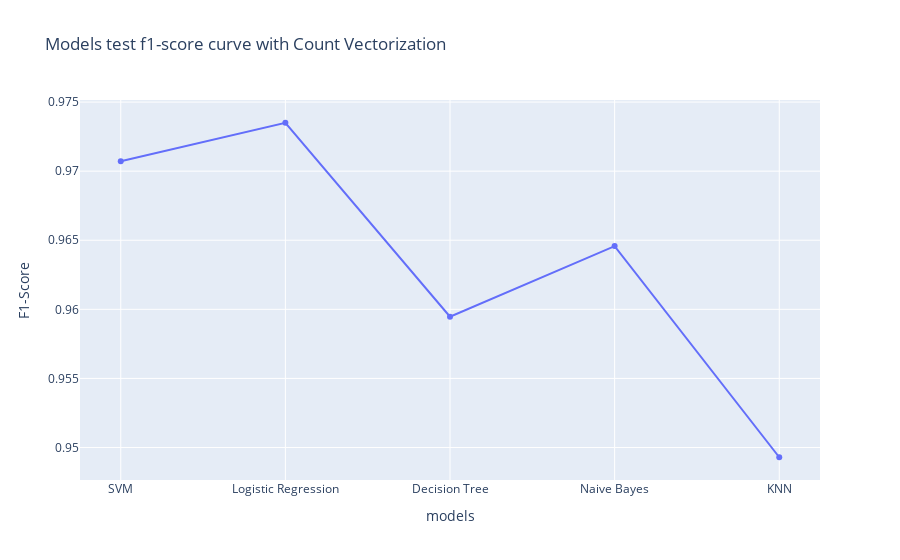

Source (notebook cell):
### Code cell
x_data_f1 = [svc_f1,lr_f1,dt_f1,nb_f1,knn_f1]
px.line(x=y_data,y=x_data_precision,title="Models test f1-score curve with Count Vectorization",labels={'x':'models','y':'F1-Score'},markers='o')

### Figure 1 — Plotly figure (JSON) as saved in the notebook; plotly's stock layout.template omitted (floating-point values rounded to 4 significant figures)
{"data": [{"hovertemplate": "models=%{x}<br>F1-Score=%{y}<extra></extra>", "legendgroup": "", "line": {"color": "#636efa", "dash": "solid"}, "marker": {"symbol": "circle"}, "mode": "lines+markers", "name": "", "orientation": "v", "showlegend": false, "type": "scatter", "x": ["SVM", "Logistic Regression", "Decision Tree", "Naive Bayes", "KNN"], "xaxis": "x", "y": [0.9707, 0.9735, 0.9595, 0.9646, 0.9493], "yaxis": "y"}], "layout": {"legend": {"tracegroupgap": 0}, "title": {"text": "Models test f1-score curve with Count Vectorization"}, "xaxis": {"anchor": "y", "domain": [0, 1], "title": {"text": "models"}}, "yaxis": {"anchor": "x", "domain": [0, 1], "title": {"text": "F1-Score"}}}}
